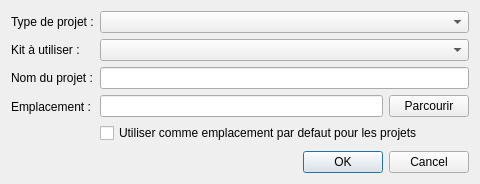
<?xml version="1.0" encoding="UTF-8"?>
<ui version="4.0">
 <class>Dialog</class>
 <widget class="QDialog" name="Dialog">
  <property name="geometry">
   <rect>
    <x>0</x>
    <y>0</y>
    <width>480</width>
    <height>184</height>
   </rect>
  </property>
  <property name="windowTitle">
   <string>Dialog</string>
  </property>
  <layout class="QVBoxLayout" name="verticalLayout_2">
   <item>
    <layout class="QFormLayout" name="formLayout">
     <item row="2" column="1">
      <widget class="QLineEdit" name="projectNameLineEdit"/>
     </item>
     <item row="3" column="0">
      <widget class="QLabel" name="directoryLabel">
       <property name="text">
        <string>Emplacement :</string>
       </property>
      </widget>
     </item>
     <item row="2" column="0">
      <widget class="QLabel" name="projectNameLabel">
       <property name="text">
        <string>Nom du projet :</string>
       </property>
      </widget>
     </item>
     <item row="3" column="1">
      <layout class="QVBoxLayout" name="verticalLayout">
       <item>
        <layout class="QHBoxLayout" name="horizontalLayout">
         <item>
          <widget class="QLineEdit" name="directoryLineEdit"/>
         </item>
         <item>
          <widget class="QPushButton" name="browseButton">
           <property name="text">
            <string>Parcourir</string>
           </property>
          </widget>
         </item>
        </layout>
       </item>
       <item>
        <widget class="QCheckBox" name="checkBox">
         <property name="text">
          <string>Utiliser comme emplacement par defaut pour les projets</string>
         </property>
        </widget>
       </item>
      </layout>
     </item>
     <item row="0" column="0">
      <widget class="QLabel" name="projectTypeLabel">
       <property name="text">
        <string>Type de projet :</string>
       </property>
      </widget>
     </item>
     <item row="0" column="1">
      <widget class="QComboBox" name="projectTypeCombo"/>
     </item>
     <item row="1" column="0">
      <widget class="QLabel" name="projectKitLabel">
       <property name="text">
        <string>Kit à utiliser :</string>
       </property>
      </widget>
     </item>
     <item row="1" column="1">
      <widget class="QComboBox" name="projectKitCombo"/>
     </item>
    </layout>
   </item>
   <item>
    <layout class="QHBoxLayout" name="horizontalLayout_2">
     <item>
      <widget class="QLabel" name="warningLabel">
       <property name="text">
        <string/>
       </property>
      </widget>
     </item>
     <item>
      <widget class="QDialogButtonBox" name="buttonBox">
       <property name="orientation">
        <enum>Qt::Horizontal</enum>
       </property>
       <property name="standardButtons">
        <set>QDialogButtonBox::Cancel|QDialogButtonBox::Ok</set>
       </property>
      </widget>
     </item>
    </layout>
   </item>
  </layout>
 </widget>
 <resources/>
 <connections/>
</ui>
